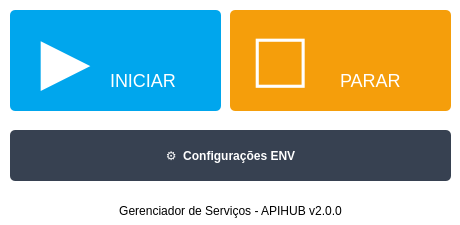
<?xml version="1.0" encoding="UTF-8"?>
<ui version="4.0">
 <class>MainWindow</class>
 <widget class="QMainWindow" name="MainWindow">
  <property name="enabled">
   <bool>true</bool>
  </property>
  <property name="geometry">
   <rect>
    <x>0</x>
    <y>0</y>
    <width>460</width>
    <height>225</height>
   </rect>
  </property>
  <property name="sizePolicy">
   <sizepolicy hsizetype="Fixed" vsizetype="Fixed">
    <horstretch>0</horstretch>
    <verstretch>0</verstretch>
   </sizepolicy>
  </property>
  <property name="minimumSize">
   <size>
    <width>460</width>
    <height>225</height>
   </size>
  </property>
  <property name="maximumSize">
   <size>
    <width>460</width>
    <height>225</height>
   </size>
  </property>
  <property name="windowTitle">
   <string>Gerenciador de Serviços - Apihub</string>
  </property>
  <property name="styleSheet">
   <string notr="true">background-color: rgb(255, 255, 255);</string>
  </property>
  <widget class="QWidget" name="centralwidget">
   <widget class="QPushButton" name="btnInstalar">
    <property name="geometry">
     <rect>
      <x>10</x>
      <y>10</y>
      <width>211</width>
      <height>101</height>
     </rect>
    </property>
    <property name="whatsThis">
     <string>&lt;html&gt;&lt;head/&gt;&lt;body&gt;&lt;p&gt;v&lt;/p&gt;&lt;/body&gt;&lt;/html&gt;</string>
    </property>
    <property name="styleSheet">
     <string notr="true">QPushButton {
    color: rgb(255, 255, 255);
    background-color: rgb(0, 166, 237);
    font-weight: bold;
    font-size: 65px;
    border-radius: 5px;
    border: none;
    padding: 10px;
}


QPushButton:pressed {
    background-color: rgb(0, 166, 230); /* mais escuro ao pressionar */
    padding-top: 12px;  /* simula o botão afundando */
}
</string>
    </property>
    <property name="text">
     <string/>
    </property>
   </widget>
   <widget class="QPushButton" name="btnExcluir">
    <property name="geometry">
     <rect>
      <x>230</x>
      <y>10</y>
      <width>221</width>
      <height>101</height>
     </rect>
    </property>
    <property name="styleSheet">
     <string notr="true">background-color: rgb(245, 158, 11);
color: rgb(255, 255, 255);
font-weight:bold;
font-size:65px;
border-radius: 5px</string>
    </property>
    <property name="text">
     <string/>
    </property>
   </widget>
   <widget class="QPushButton" name="btnEditarEnv">
    <property name="geometry">
     <rect>
      <x>10</x>
      <y>130</y>
      <width>441</width>
      <height>51</height>
     </rect>
    </property>
    <property name="styleSheet">
     <string notr="true">background-color: rgb(55, 65, 81);
    color: rgb(255, 255, 255);
    font-weight:bold;
border-radius: 5px</string>
    </property>
    <property name="text">
     <string>⚙️  Configurações ENV</string>
    </property>
   </widget>
   <widget class="QLabel" name="label">
    <property name="geometry">
     <rect>
      <x>0</x>
      <y>200</y>
      <width>461</width>
      <height>21</height>
     </rect>
    </property>
    <property name="styleSheet">
     <string notr="true">background-color: rgb(255, 255, 255);</string>
    </property>
    <property name="text">
     <string>Gerenciador de Serviços - APIHUB v2.0.0</string>
    </property>
    <property name="alignment">
     <set>Qt::AlignCenter</set>
    </property>
   </widget>
   <widget class="QPushButton" name="btnInstalar_2">
    <property name="enabled">
     <bool>false</bool>
    </property>
    <property name="geometry">
     <rect>
      <x>30</x>
      <y>20</y>
      <width>71</width>
      <height>81</height>
     </rect>
    </property>
    <property name="whatsThis">
     <string>&lt;html&gt;&lt;head/&gt;&lt;body&gt;&lt;p&gt;v&lt;/p&gt;&lt;/body&gt;&lt;/html&gt;</string>
    </property>
    <property name="styleSheet">
     <string notr="true">color: rgb(255, 255, 255);
background-color: rgb(0, 166, 237);
font-weight:bold;
font-size:65px;
border-radius: 5px</string>
    </property>
    <property name="text">
     <string>▶️</string>
    </property>
   </widget>
   <widget class="QPushButton" name="btnParar_2">
    <property name="enabled">
     <bool>false</bool>
    </property>
    <property name="geometry">
     <rect>
      <x>240</x>
      <y>20</y>
      <width>81</width>
      <height>81</height>
     </rect>
    </property>
    <property name="styleSheet">
     <string notr="true">background-color: rgb(245, 158, 11);
color: rgb(255, 255, 255);
font-weight:bold;
font-size:50px;
border-radius: 5px</string>
    </property>
    <property name="text">
     <string>⬜</string>
    </property>
   </widget>
   <widget class="QLabel" name="label_2">
    <property name="geometry">
     <rect>
      <x>110</x>
      <y>70</y>
      <width>81</width>
      <height>20</height>
     </rect>
    </property>
    <property name="styleSheet">
     <string notr="true">color: rgb(255, 255, 255);
background-color: rgb(0, 166, 237);
font-weigth:bold;
font-size:18px</string>
    </property>
    <property name="text">
     <string>INICIAR</string>
    </property>
   </widget>
   <widget class="QLabel" name="label_4">
    <property name="geometry">
     <rect>
      <x>340</x>
      <y>70</y>
      <width>81</width>
      <height>20</height>
     </rect>
    </property>
    <property name="styleSheet">
     <string notr="true">color: rgb(255, 255, 255);
background-color: rgb(245, 158, 11);
font-weigth:bold;
font-size:18px</string>
    </property>
    <property name="text">
     <string>PARAR</string>
    </property>
   </widget>
  </widget>
 </widget>
 <resources/>
 <connections/>
</ui>
